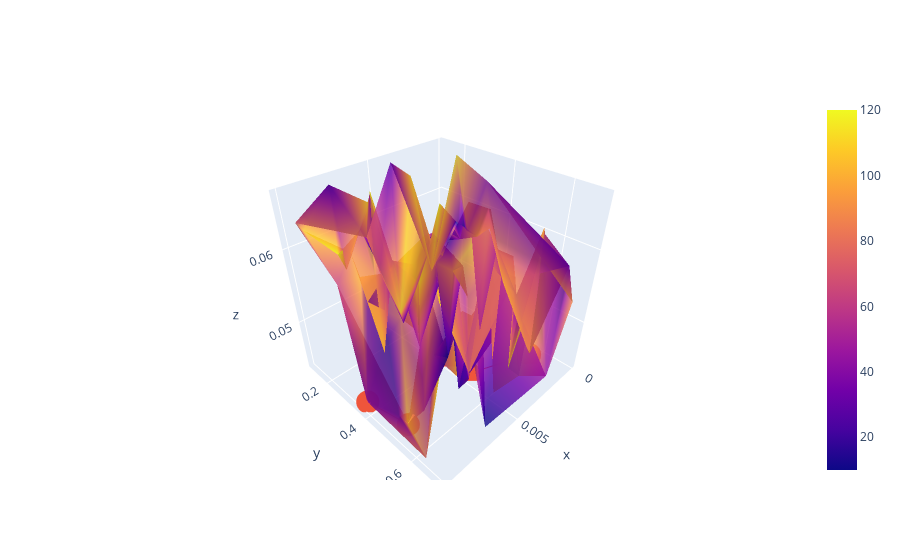

Notebook cell for this chart:
### Code cell
import plotly.express as px 
import plotly.graph_objects as go 

x = df['learning_rate']
y = df['dropout']
z = df['val_loss']

fig = go.Figure()
fig.add_traces(
    go.Mesh3d(
        x=x, y=y, z=z, opacity=0.8,
        intensity=df['batch_size']
        )
    )
fig.add_traces(
    go.Scatter3d(
        x=min_df['learning_rate'], y=min_df['dropout'], z=min_df['val_loss']
    )
)
fig.show()
